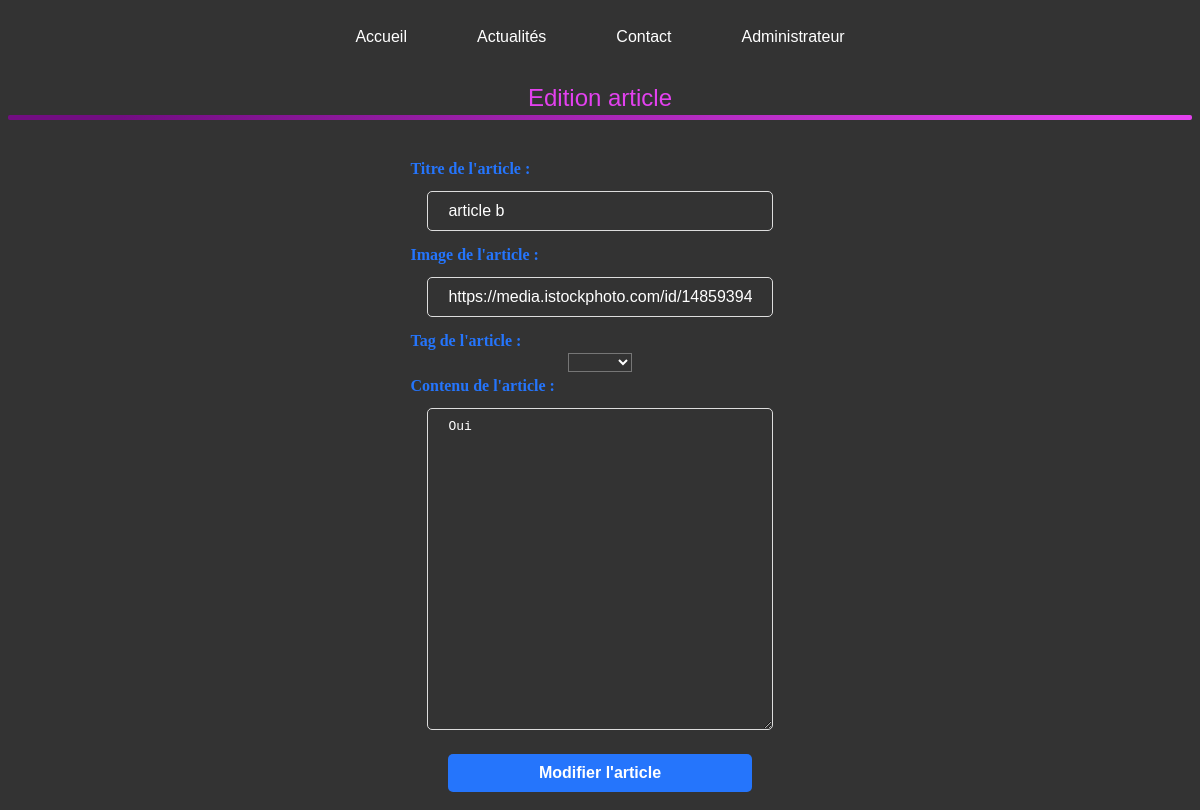
Before: /adminArticle/editarticle.php?edit=18 (signed in) with the older database file.
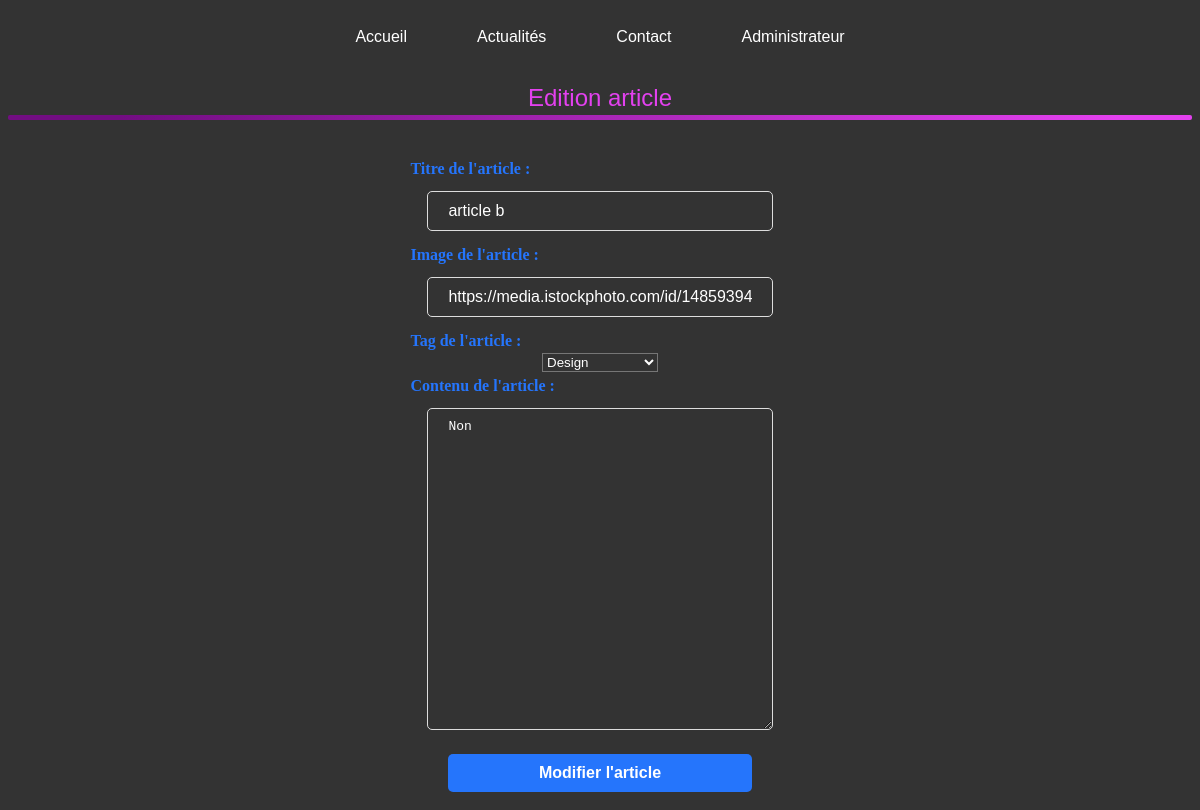
After: the same page with the newer database file.
### tables this page shows
CREATE TABLE `articles` (
                            `idArticle` int(11) NOT NULL,
                            `titreArticle` varchar(255) NOT NULL,
                            `imgArticle` varchar(255) NOT NULL,
                            `tagArticle` varchar(255) NOT NULL,
                            `contentArticle` text DEFAULT NULL,
                            `fkuserId` int(11) NOT NULL,
                            `fkcodeTag` int(11) NOT NULL
);

### cli/functions.php (called while the page is built, shortened)
<?php
$host = "localhost";
$username = "root";
$password = "";
$dbname = "techsolution";
$conn = new PDO('mysql:host=' . $host . ';dbname=' . $dbname, $username, $password);
function getTag() {
    $host = "localhost";
    $dbusername = "root";
    $dbpassword = "";
    $dbname = "techsolution";
    try {
        $conn = new PDO('mysql:host=' . $host . ';dbname=' . $dbname, $dbusername, $dbpassword);
        $conn->setAttribute(PDO::ATTR_ERRMODE, PDO::ERRMODE_EXCEPTION);
        $sql = "SELECT * FROM tags";
        $stmt = $conn->prepare($sql);
        $stmt->execute();
        return $stmt->fetchAll(PDO::FETCH_ASSOC);
    } catch (PDOException $e) {
        echo "Error: " . $e->getMessage();
        return false;
    }
}
function getArticle($id) {
    global $conn;
    $sql = "SELECT * FROM articles WHERE idArticle = :idArticle";
    $stmt = $conn->prepare($sql);
    $stmt->bindParam(':idArticle', $id, PDO::PARAM_INT);
    $stmt->execute();
    return $stmt->fetch(PDO::FETCH_ASSOC);
}

### adminArticle/editarticle.php (the view, shortened to what this page needs)
<?php
include "../views/layout/header.php";
require_once "../cli/functions.php";
?>
<head>
    <link rel="stylesheet" href="../../techsolution/login/login.css">
</head>
<h1>Edition article</h1>
<?php
if (isset($_GET['edit']) && $_GET['edit'] != "")  {
    $id = intval($_GET['edit']);
    $article = getArticle($id);
    echo '<div class="formcontainer">';
    echo '<form action="editarticle.php" method="POST">';
    echo '<label for="titreArticle">Titre de l\'article :</label>';
    echo '<input type="text" id="titreArticle" name="titreArticle" placeholder="Titre de l\'article" value="' . htmlspecialchars($article['titreArticle']) . '" required>';
    echo '<label for="imgArticle">Image de l\'article :</label>';
    echo '<input type="text" id="imgArticle" name="imgArticle" placeholder="Image de l\'article" value="' . htmlspecialchars($article['imgArticle']) . '" required>';
    echo '<label for="tagArticle">Tag de l\'article :</label>';
    echo '<select name="tagArticle" id="tagArticle" required>';
    echo '<option value=""></option>';
    $tags = getTag();
    foreach ($tags as $tag) {
        $selected = ($article['tagArticle'] === $tag['libeleTag']) ? 'selected' : '';
        echo '<option value="' . htmlspecialchars($tag['libeleTag']) . '" ' . $selected . '>';
        echo htmlspecialchars($tag['libeleTag']);
        echo '</option>';
    }
    echo '</select>';
    echo '<label for="contentArticle">Contenu de l\'article :</label>';
    echo '<textarea id="contentArticle" name="contentArticle" rows="20" placeholder="Contenu de l\'article..." required>' . htmlspecialchars($article['contentArticle']) . '</textarea>';
    echo '<input type="submit" value="Modifier l\'article">';
    echo '</form>';
    echo '</div>';
}
?>
</body>
</html>

Changed rows visible on the page:
changed articles "article b": contentArticle "Oui" → "Non"
Other visible differences:
form field tagArticle: (not shown) → "Design"
